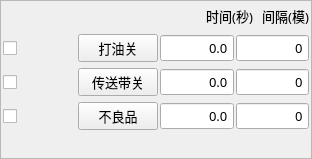
<?xml version="1.0" encoding="UTF-8"?>
<ui version="4.0">
 <class>FormBtnAssist</class>
 <widget class="QWidget" name="FormBtnAssist">
  <property name="geometry">
   <rect>
    <x>0</x>
    <y>0</y>
    <width>312</width>
    <height>159</height>
   </rect>
  </property>
  <property name="sizePolicy">
   <sizepolicy hsizetype="Preferred" vsizetype="Expanding">
    <horstretch>0</horstretch>
    <verstretch>0</verstretch>
   </sizepolicy>
  </property>
  <property name="minimumSize">
   <size>
    <width>312</width>
    <height>159</height>
   </size>
  </property>
  <property name="maximumSize">
   <size>
    <width>624</width>
    <height>318</height>
   </size>
  </property>
  <property name="sizeIncrement">
   <size>
    <width>0</width>
    <height>-1</height>
   </size>
  </property>
  <property name="font">
   <font>
    <family>微软雅黑</family>
    <pointsize>10</pointsize>
   </font>
  </property>
  <property name="windowTitle">
   <string notr="true">注塑机动作</string>
  </property>
  <layout class="QVBoxLayout" name="verticalLayoutForm">
   <property name="spacing">
    <number>0</number>
   </property>
   <property name="margin">
    <number>0</number>
   </property>
   <item>
    <widget class="QFrame" name="frameBtnAssist">
     <property name="font">
      <font>
       <family>微软雅黑</family>
       <pointsize>10</pointsize>
      </font>
     </property>
     <property name="styleSheet">
      <string notr="true"/>
     </property>
     <property name="frameShape">
      <enum>QFrame::StyledPanel</enum>
     </property>
     <property name="frameShadow">
      <enum>QFrame::Sunken</enum>
     </property>
     <property name="IsMainArea" stdset="0">
      <bool>true</bool>
     </property>
     <layout class="QGridLayout" name="gridLayout">
      <property name="margin">
       <number>2</number>
      </property>
      <item row="0" column="0">
       <widget class="QLabel" name="labelDelay">
        <property name="minimumSize">
         <size>
          <width>250</width>
          <height>25</height>
         </size>
        </property>
        <property name="maximumSize">
         <size>
          <width>16777215</width>
          <height>25</height>
         </size>
        </property>
        <property name="font">
         <font>
          <family>微软雅黑</family>
          <pointsize>10</pointsize>
          <weight>50</weight>
          <italic>false</italic>
          <bold>false</bold>
         </font>
        </property>
        <property name="text">
         <string>时间(秒)</string>
        </property>
        <property name="alignment">
         <set>Qt::AlignRight|Qt::AlignTrailing|Qt::AlignVCenter</set>
        </property>
       </widget>
      </item>
      <item row="0" column="1">
       <widget class="QLabel" name="labelInterval">
        <property name="minimumSize">
         <size>
          <width>0</width>
          <height>25</height>
         </size>
        </property>
        <property name="maximumSize">
         <size>
          <width>16777215</width>
          <height>25</height>
         </size>
        </property>
        <property name="font">
         <font>
          <family>微软雅黑</family>
          <pointsize>10</pointsize>
          <weight>50</weight>
          <italic>false</italic>
          <bold>false</bold>
         </font>
        </property>
        <property name="text">
         <string>间隔(模)</string>
        </property>
        <property name="alignment">
         <set>Qt::AlignRight|Qt::AlignTrailing|Qt::AlignVCenter</set>
        </property>
       </widget>
      </item>
      <item row="1" column="0" colspan="2">
       <layout class="QHBoxLayout" name="horizontalLayout_3">
        <property name="spacing">
         <number>2</number>
        </property>
        <item>
         <widget class="QCheckBox" name="checkBoxOil">
          <property name="minimumSize">
           <size>
            <width>60</width>
            <height>25</height>
           </size>
          </property>
          <property name="maximumSize">
           <size>
            <width>80</width>
            <height>50</height>
           </size>
          </property>
          <property name="font">
           <font>
            <family>微软雅黑</family>
            <pointsize>10</pointsize>
            <weight>50</weight>
            <italic>false</italic>
            <bold>false</bold>
           </font>
          </property>
          <property name="text">
           <string/>
          </property>
          <property name="iconSize">
           <size>
            <width>28</width>
            <height>28</height>
           </size>
          </property>
         </widget>
        </item>
        <item>
         <widget class="xIndicatorButton" name="radioBtnOil">
          <property name="minimumSize">
           <size>
            <width>65</width>
            <height>25</height>
           </size>
          </property>
          <property name="maximumSize">
           <size>
            <width>16777215</width>
            <height>50</height>
           </size>
          </property>
          <property name="font">
           <font>
            <family>微软雅黑</family>
            <pointsize>10</pointsize>
            <weight>50</weight>
            <italic>false</italic>
            <bold>false</bold>
           </font>
          </property>
          <property name="text">
           <string>打油关</string>
          </property>
          <property name="iconOn" stdset="0">
           <iconset resource="../xPad.qrc">
            <normaloff>:/img/widget/buttonOn.png</normaloff>:/img/widget/buttonOn.png</iconset>
          </property>
          <property name="iconOff" stdset="0">
           <iconset resource="../xPad.qrc">
            <normaloff>:/img/widget/buttonOff.png</normaloff>:/img/widget/buttonOff.png</iconset>
          </property>
         </widget>
        </item>
        <item>
         <widget class="xDoubleSpinBox" name="BoxDelayOil">
          <property name="enabled">
           <bool>true</bool>
          </property>
          <property name="sizePolicy">
           <sizepolicy hsizetype="Fixed" vsizetype="Fixed">
            <horstretch>0</horstretch>
            <verstretch>0</verstretch>
           </sizepolicy>
          </property>
          <property name="minimumSize">
           <size>
            <width>30</width>
            <height>25</height>
           </size>
          </property>
          <property name="maximumSize">
           <size>
            <width>120</width>
            <height>50</height>
           </size>
          </property>
          <property name="font">
           <font>
            <family>微软雅黑</family>
            <pointsize>10</pointsize>
            <weight>50</weight>
            <italic>false</italic>
            <bold>false</bold>
           </font>
          </property>
          <property name="focusPolicy">
           <enum>Qt::ClickFocus</enum>
          </property>
          <property name="alignment">
           <set>Qt::AlignRight|Qt::AlignTrailing|Qt::AlignVCenter</set>
          </property>
          <property name="buttonSymbols">
           <enum>QAbstractSpinBox::NoButtons</enum>
          </property>
          <property name="specialValueText">
           <string notr="true"/>
          </property>
          <property name="keyboardTracking">
           <bool>false</bool>
          </property>
          <property name="suffix">
           <string notr="true"/>
          </property>
          <property name="decimals">
           <number>1</number>
          </property>
          <property name="maximum">
           <double>3600.000000000000000</double>
          </property>
          <property name="singleStep">
           <double>0.100000000000000</double>
          </property>
          <property name="HasBtn" stdset="0">
           <bool>false</bool>
          </property>
         </widget>
        </item>
        <item>
         <widget class="xSpinBox" name="BoxIntervalOil">
          <property name="enabled">
           <bool>true</bool>
          </property>
          <property name="sizePolicy">
           <sizepolicy hsizetype="Fixed" vsizetype="Fixed">
            <horstretch>0</horstretch>
            <verstretch>0</verstretch>
           </sizepolicy>
          </property>
          <property name="minimumSize">
           <size>
            <width>30</width>
            <height>25</height>
           </size>
          </property>
          <property name="maximumSize">
           <size>
            <width>120</width>
            <height>50</height>
           </size>
          </property>
          <property name="font">
           <font>
            <family>微软雅黑</family>
            <pointsize>10</pointsize>
            <weight>50</weight>
            <italic>false</italic>
            <bold>false</bold>
           </font>
          </property>
          <property name="focusPolicy">
           <enum>Qt::ClickFocus</enum>
          </property>
          <property name="alignment">
           <set>Qt::AlignRight|Qt::AlignTrailing|Qt::AlignVCenter</set>
          </property>
          <property name="buttonSymbols">
           <enum>QAbstractSpinBox::NoButtons</enum>
          </property>
          <property name="specialValueText">
           <string notr="true"/>
          </property>
          <property name="keyboardTracking">
           <bool>false</bool>
          </property>
          <property name="maximum">
           <number>65535</number>
          </property>
         </widget>
        </item>
       </layout>
      </item>
      <item row="2" column="0" colspan="2">
       <layout class="QHBoxLayout" name="horizontalLayout_4">
        <property name="spacing">
         <number>2</number>
        </property>
        <item>
         <widget class="QCheckBox" name="checkBoxConveyor">
          <property name="minimumSize">
           <size>
            <width>60</width>
            <height>25</height>
           </size>
          </property>
          <property name="maximumSize">
           <size>
            <width>80</width>
            <height>50</height>
           </size>
          </property>
          <property name="font">
           <font>
            <family>微软雅黑</family>
            <pointsize>10</pointsize>
            <weight>50</weight>
            <italic>false</italic>
            <bold>false</bold>
           </font>
          </property>
          <property name="text">
           <string/>
          </property>
          <property name="iconSize">
           <size>
            <width>28</width>
            <height>28</height>
           </size>
          </property>
         </widget>
        </item>
        <item>
         <widget class="xIndicatorButton" name="radioBtnConveyor">
          <property name="minimumSize">
           <size>
            <width>65</width>
            <height>25</height>
           </size>
          </property>
          <property name="maximumSize">
           <size>
            <width>16777215</width>
            <height>50</height>
           </size>
          </property>
          <property name="font">
           <font>
            <family>微软雅黑</family>
            <pointsize>10</pointsize>
            <weight>50</weight>
            <italic>false</italic>
            <bold>false</bold>
           </font>
          </property>
          <property name="text">
           <string>传送带关</string>
          </property>
          <property name="iconOn" stdset="0">
           <iconset resource="../xPad.qrc">
            <normaloff>:/img/widget/buttonOn.png</normaloff>:/img/widget/buttonOn.png</iconset>
          </property>
          <property name="iconOff" stdset="0">
           <iconset resource="../xPad.qrc">
            <normaloff>:/img/widget/buttonOff.png</normaloff>:/img/widget/buttonOff.png</iconset>
          </property>
         </widget>
        </item>
        <item>
         <widget class="xDoubleSpinBox" name="BoxDelayConveyor">
          <property name="enabled">
           <bool>true</bool>
          </property>
          <property name="sizePolicy">
           <sizepolicy hsizetype="Fixed" vsizetype="Fixed">
            <horstretch>0</horstretch>
            <verstretch>0</verstretch>
           </sizepolicy>
          </property>
          <property name="minimumSize">
           <size>
            <width>30</width>
            <height>25</height>
           </size>
          </property>
          <property name="maximumSize">
           <size>
            <width>120</width>
            <height>50</height>
           </size>
          </property>
          <property name="font">
           <font>
            <family>微软雅黑</family>
            <pointsize>10</pointsize>
            <weight>50</weight>
            <italic>false</italic>
            <bold>false</bold>
           </font>
          </property>
          <property name="focusPolicy">
           <enum>Qt::ClickFocus</enum>
          </property>
          <property name="alignment">
           <set>Qt::AlignRight|Qt::AlignTrailing|Qt::AlignVCenter</set>
          </property>
          <property name="buttonSymbols">
           <enum>QAbstractSpinBox::NoButtons</enum>
          </property>
          <property name="specialValueText">
           <string notr="true"/>
          </property>
          <property name="keyboardTracking">
           <bool>false</bool>
          </property>
          <property name="suffix">
           <string notr="true"/>
          </property>
          <property name="decimals">
           <number>1</number>
          </property>
          <property name="maximum">
           <double>3600.000000000000000</double>
          </property>
          <property name="singleStep">
           <double>0.100000000000000</double>
          </property>
          <property name="HasBtn" stdset="0">
           <bool>false</bool>
          </property>
         </widget>
        </item>
        <item>
         <widget class="xSpinBox" name="BoxIntervalConveyor">
          <property name="enabled">
           <bool>true</bool>
          </property>
          <property name="sizePolicy">
           <sizepolicy hsizetype="Fixed" vsizetype="Fixed">
            <horstretch>0</horstretch>
            <verstretch>0</verstretch>
           </sizepolicy>
          </property>
          <property name="minimumSize">
           <size>
            <width>30</width>
            <height>25</height>
           </size>
          </property>
          <property name="maximumSize">
           <size>
            <width>120</width>
            <height>50</height>
           </size>
          </property>
          <property name="font">
           <font>
            <family>微软雅黑</family>
            <pointsize>10</pointsize>
            <weight>50</weight>
            <italic>false</italic>
            <bold>false</bold>
           </font>
          </property>
          <property name="focusPolicy">
           <enum>Qt::ClickFocus</enum>
          </property>
          <property name="alignment">
           <set>Qt::AlignRight|Qt::AlignTrailing|Qt::AlignVCenter</set>
          </property>
          <property name="buttonSymbols">
           <enum>QAbstractSpinBox::NoButtons</enum>
          </property>
          <property name="specialValueText">
           <string notr="true"/>
          </property>
          <property name="keyboardTracking">
           <bool>false</bool>
          </property>
          <property name="maximum">
           <number>65535</number>
          </property>
         </widget>
        </item>
       </layout>
      </item>
      <item row="3" column="0" colspan="2">
       <layout class="QHBoxLayout" name="horizontalLayout_5">
        <property name="spacing">
         <number>2</number>
        </property>
        <item>
         <widget class="QCheckBox" name="checkBoxReject">
          <property name="minimumSize">
           <size>
            <width>60</width>
            <height>25</height>
           </size>
          </property>
          <property name="maximumSize">
           <size>
            <width>80</width>
            <height>50</height>
           </size>
          </property>
          <property name="font">
           <font>
            <family>微软雅黑</family>
            <pointsize>10</pointsize>
            <weight>50</weight>
            <italic>false</italic>
            <bold>false</bold>
           </font>
          </property>
          <property name="text">
           <string/>
          </property>
          <property name="iconSize">
           <size>
            <width>28</width>
            <height>28</height>
           </size>
          </property>
         </widget>
        </item>
        <item>
         <widget class="xIndicatorButton" name="radioBtnReject">
          <property name="minimumSize">
           <size>
            <width>65</width>
            <height>25</height>
           </size>
          </property>
          <property name="maximumSize">
           <size>
            <width>16777215</width>
            <height>50</height>
           </size>
          </property>
          <property name="font">
           <font>
            <family>微软雅黑</family>
            <pointsize>10</pointsize>
            <weight>50</weight>
            <italic>false</italic>
            <bold>false</bold>
           </font>
          </property>
          <property name="text">
           <string>不良品</string>
          </property>
          <property name="iconOn" stdset="0">
           <iconset resource="../xPad.qrc">
            <normaloff>:/img/widget/buttonOn.png</normaloff>:/img/widget/buttonOn.png</iconset>
          </property>
          <property name="iconOff" stdset="0">
           <iconset resource="../xPad.qrc">
            <normaloff>:/img/widget/buttonOff.png</normaloff>:/img/widget/buttonOff.png</iconset>
          </property>
         </widget>
        </item>
        <item>
         <widget class="xDoubleSpinBox" name="BoxDelayReject">
          <property name="enabled">
           <bool>true</bool>
          </property>
          <property name="sizePolicy">
           <sizepolicy hsizetype="Fixed" vsizetype="Fixed">
            <horstretch>0</horstretch>
            <verstretch>0</verstretch>
           </sizepolicy>
          </property>
          <property name="minimumSize">
           <size>
            <width>30</width>
            <height>25</height>
           </size>
          </property>
          <property name="maximumSize">
           <size>
            <width>120</width>
            <height>50</height>
           </size>
          </property>
          <property name="font">
           <font>
            <family>微软雅黑</family>
            <pointsize>10</pointsize>
            <weight>50</weight>
            <italic>false</italic>
            <bold>false</bold>
           </font>
          </property>
          <property name="focusPolicy">
           <enum>Qt::ClickFocus</enum>
          </property>
          <property name="alignment">
           <set>Qt::AlignRight|Qt::AlignTrailing|Qt::AlignVCenter</set>
          </property>
          <property name="buttonSymbols">
           <enum>QAbstractSpinBox::NoButtons</enum>
          </property>
          <property name="specialValueText">
           <string notr="true"/>
          </property>
          <property name="keyboardTracking">
           <bool>false</bool>
          </property>
          <property name="suffix">
           <string notr="true"/>
          </property>
          <property name="decimals">
           <number>1</number>
          </property>
          <property name="maximum">
           <double>3600.000000000000000</double>
          </property>
          <property name="singleStep">
           <double>0.100000000000000</double>
          </property>
          <property name="HasBtn" stdset="0">
           <bool>false</bool>
          </property>
         </widget>
        </item>
        <item>
         <widget class="xSpinBox" name="BoxIntervalReject">
          <property name="enabled">
           <bool>true</bool>
          </property>
          <property name="sizePolicy">
           <sizepolicy hsizetype="Fixed" vsizetype="Fixed">
            <horstretch>0</horstretch>
            <verstretch>0</verstretch>
           </sizepolicy>
          </property>
          <property name="minimumSize">
           <size>
            <width>30</width>
            <height>25</height>
           </size>
          </property>
          <property name="maximumSize">
           <size>
            <width>120</width>
            <height>50</height>
           </size>
          </property>
          <property name="font">
           <font>
            <family>微软雅黑</family>
            <pointsize>10</pointsize>
            <weight>50</weight>
            <italic>false</italic>
            <bold>false</bold>
           </font>
          </property>
          <property name="focusPolicy">
           <enum>Qt::ClickFocus</enum>
          </property>
          <property name="alignment">
           <set>Qt::AlignRight|Qt::AlignTrailing|Qt::AlignVCenter</set>
          </property>
          <property name="buttonSymbols">
           <enum>QAbstractSpinBox::NoButtons</enum>
          </property>
          <property name="specialValueText">
           <string notr="true"/>
          </property>
          <property name="keyboardTracking">
           <bool>false</bool>
          </property>
          <property name="maximum">
           <number>65535</number>
          </property>
         </widget>
        </item>
       </layout>
      </item>
      <item row="4" column="0" colspan="2">
       <spacer name="verticalSpacer">
        <property name="orientation">
         <enum>Qt::Vertical</enum>
        </property>
        <property name="sizeHint" stdset="0">
         <size>
          <width>20</width>
          <height>8</height>
         </size>
        </property>
       </spacer>
      </item>
     </layout>
    </widget>
   </item>
  </layout>
 </widget>
 <customwidgets>
  <customwidget>
   <class>xSpinBox</class>
   <extends>QSpinBox</extends>
   <header>xspinbox.h</header>
   <slots>
    <signal>clicked()</signal>
   </slots>
  </customwidget>
  <customwidget>
   <class>xDoubleSpinBox</class>
   <extends>QDoubleSpinBox</extends>
   <header>xdoublespinbox.h</header>
   <slots>
    <signal>clicked()</signal>
   </slots>
  </customwidget>
  <customwidget>
   <class>xIndicatorButton</class>
   <extends>QPushButton</extends>
   <header>xindicatorbutton.h</header>
  </customwidget>
 </customwidgets>
 <resources>
  <include location="../xPad.qrc"/>
 </resources>
 <connections>
  <connection>
   <sender>BoxDelayOil</sender>
   <signal>clicked()</signal>
   <receiver>FormBtnAssist</receiver>
   <slot>inputDelayOil()</slot>
   <hints>
    <hint type="sourcelabel">
     <x>193</x>
     <y>131</y>
    </hint>
    <hint type="destinationlabel">
     <x>120</x>
     <y>172</y>
    </hint>
   </hints>
  </connection>
  <connection>
   <sender>radioBtnOil</sender>
   <signal>clicked()</signal>
   <receiver>FormBtnAssist</receiver>
   <slot>btnOilclicked()</slot>
   <hints>
    <hint type="sourcelabel">
     <x>92</x>
     <y>131</y>
    </hint>
    <hint type="destinationlabel">
     <x>120</x>
     <y>172</y>
    </hint>
   </hints>
  </connection>
  <connection>
   <sender>radioBtnConveyor</sender>
   <signal>clicked()</signal>
   <receiver>FormBtnAssist</receiver>
   <slot>btnConveyorclicked()</slot>
   <hints>
    <hint type="sourcelabel">
     <x>92</x>
     <y>167</y>
    </hint>
    <hint type="destinationlabel">
     <x>120</x>
     <y>172</y>
    </hint>
   </hints>
  </connection>
  <connection>
   <sender>BoxDelayConveyor</sender>
   <signal>clicked()</signal>
   <receiver>FormBtnAssist</receiver>
   <slot>inputDelayConveyor()</slot>
   <hints>
    <hint type="sourcelabel">
     <x>193</x>
     <y>167</y>
    </hint>
    <hint type="destinationlabel">
     <x>120</x>
     <y>172</y>
    </hint>
   </hints>
  </connection>
  <connection>
   <sender>BoxDelayReject</sender>
   <signal>clicked()</signal>
   <receiver>FormBtnAssist</receiver>
   <slot>inputDelayReject()</slot>
   <hints>
    <hint type="sourcelabel">
     <x>193</x>
     <y>203</y>
    </hint>
    <hint type="destinationlabel">
     <x>120</x>
     <y>172</y>
    </hint>
   </hints>
  </connection>
  <connection>
   <sender>radioBtnReject</sender>
   <signal>clicked()</signal>
   <receiver>FormBtnAssist</receiver>
   <slot>btnRejectclicked()</slot>
   <hints>
    <hint type="sourcelabel">
     <x>92</x>
     <y>203</y>
    </hint>
    <hint type="destinationlabel">
     <x>120</x>
     <y>172</y>
    </hint>
   </hints>
  </connection>
  <connection>
   <sender>BoxIntervalConveyor</sender>
   <signal>clicked()</signal>
   <receiver>FormBtnAssist</receiver>
   <slot>inputIntervalConveyor()</slot>
   <hints>
    <hint type="sourcelabel">
     <x>259</x>
     <y>117</y>
    </hint>
    <hint type="destinationlabel">
     <x>144</x>
     <y>162</y>
    </hint>
   </hints>
  </connection>
  <connection>
   <sender>BoxIntervalOil</sender>
   <signal>clicked()</signal>
   <receiver>FormBtnAssist</receiver>
   <slot>inputIntervalOil()</slot>
   <hints>
    <hint type="sourcelabel">
     <x>259</x>
     <y>81</y>
    </hint>
    <hint type="destinationlabel">
     <x>144</x>
     <y>162</y>
    </hint>
   </hints>
  </connection>
  <connection>
   <sender>BoxIntervalReject</sender>
   <signal>clicked()</signal>
   <receiver>FormBtnAssist</receiver>
   <slot>inputIntervalReject()</slot>
   <hints>
    <hint type="sourcelabel">
     <x>259</x>
     <y>153</y>
    </hint>
    <hint type="destinationlabel">
     <x>144</x>
     <y>162</y>
    </hint>
   </hints>
  </connection>
 </connections>
 <slots>
  <slot>inputDelayOil()</slot>
  <slot>inputDelayConveyor()</slot>
  <slot>inputDelayReject()</slot>
  <slot>btnOilclicked()</slot>
  <slot>btnConveyorclicked()</slot>
  <slot>btnRejectclicked()</slot>
  <slot>inputIntervalOil()</slot>
  <slot>inputIntervalConveyor()</slot>
  <slot>inputIntervalReject()</slot>
 </slots>
</ui>
